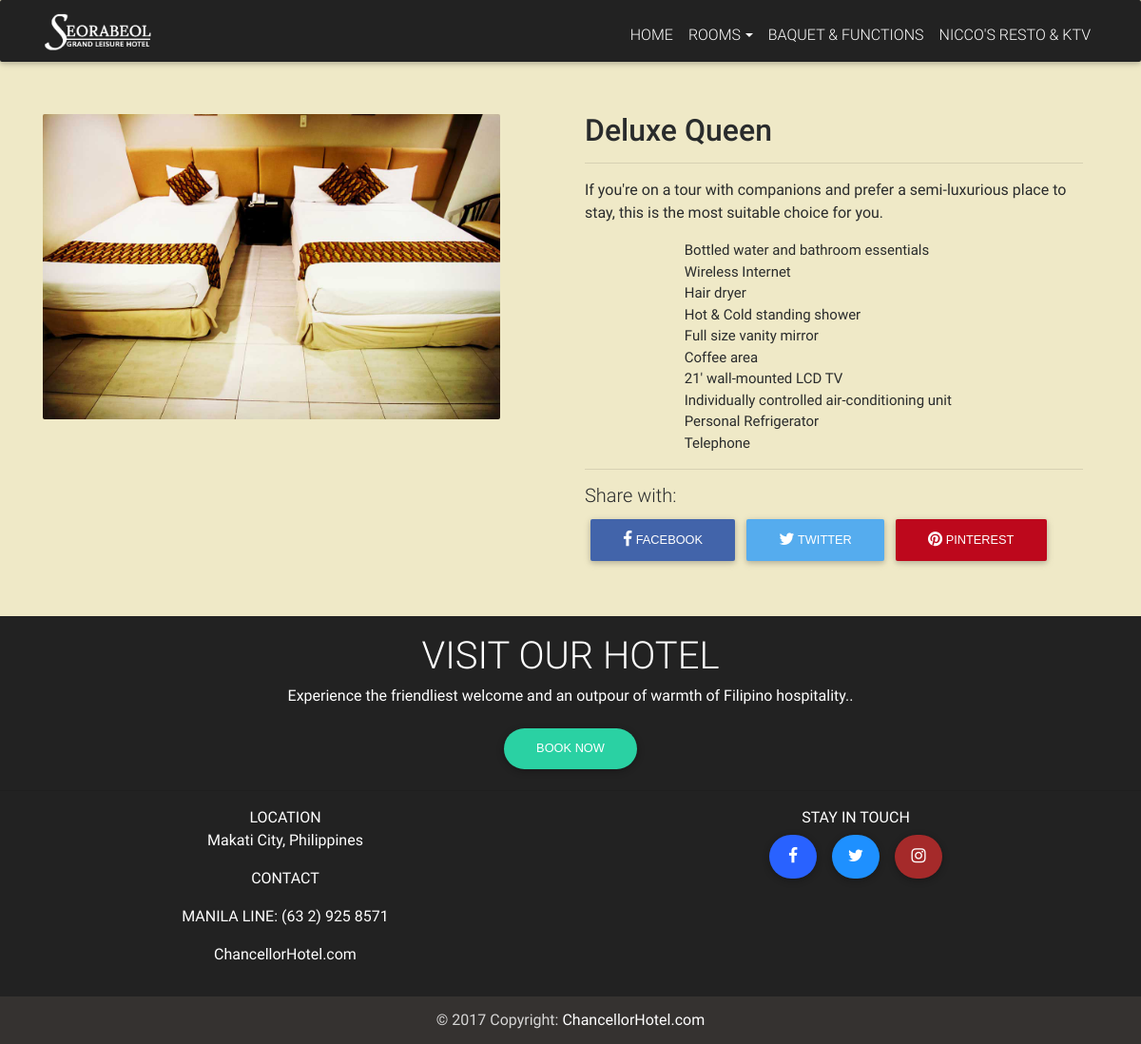
Page /include/php/view_rooms.php?id=2 on the committed database.
### tables this page shows
CREATE TABLE `accomodation` (
  `room_id` int(11) NOT NULL,
  `room_type` varchar(1000) NOT NULL,
  `room_image` varchar(1000) NOT NULL,
  `room-price` varchar(1000) NOT NULL,
  `room-content` varchar(1500) NOT NULL,
  `room_adult` int(3) NOT NULL,
  `room_child` int(3) NOT NULL,
  `room_availability` varchar(11) NOT NULL
);

CREATE TABLE `accomodation_features` (
  `room_list_item` int(11) NOT NULL,
  `room_list1` varchar(500) NOT NULL,
  `room_list2` varchar(500) NOT NULL,
  `room_list3` varchar(500) NOT NULL,
  `room_list4` varchar(500) NOT NULL,
  `room_list5` varchar(500) NOT NULL,
  `room_list6` varchar(500) NOT NULL,
  `room_list7` varchar(500) NOT NULL,
  `room_list8` varchar(500) NOT NULL,
  `room_list9` varchar(500) NOT NULL,
  `room_list10` varchar(500) NOT NULL,
  `room_list11` varchar(500) NOT NULL,
  `room_list12` varchar(500) NOT NULL,
  `room_list13` varchar(500) NOT NULL
);

### include/php/view_rooms.php (the view, shortened to what this page needs)
<?php
require "connection.php";
?>
<!DOCTYPE html>
<html lang="en">
<head>
  <link rel="stylesheet" href="https://maxcdn.bootstrapcdn.com/font-awesome/4.6.0/css/font-awesome.min.css">
  <link href="../../asset/css/bootstrap.min.css" rel="stylesheet">
  <link href="../../asset/css/mdb.min.css" rel="stylesheet">
  <link href="../../asset/css/style.css" rel="stylesheet">
  <link href="../../asset/css/sweetalert.css" rel="stylesheet">
</head>
<body class="fixed-sn black-skin" style="background: #efe9c7">
  <nav class="navbar fixed-top navbar-toggleable-md navbar-dark scrolling-navbar" style="background-color:#222">
    <div class="container">
      <a class="navbar-brand" href="../../index.php">
        <img src="../../asset/img/hotel/logoreal2.png" style="width:50%;margin-top: 1%">
      </a>
      <div class="collapse navbar-collapse navbar-position" id="navbarNav" >
        <ul class="navbar-nav" style="margin-top:1%">
          <li class="nav-item"><a class="nav-link" href="../../index.php"> HOME <span class="sr-only">(current)</span></a></li>
          <li class="nav-item btn-group"><a class="nav-link dropdown-toggle" data-toggle="dropdown" aria-haspopup="true" aria-expanded="false" href="#" data-offset="100"> ROOMS</a>
            </li>
            <li class="nav-item"><a class="nav-link" href="">BAQUET & FUNCTIONS</a></li>
            <li class="nav-item"><a class="nav-link" href="">NICCO'S RESTO & KTV</a></li>
          </ul>
        </div>
      </div>
    </nav>
    <?php
    $id = $_GET['id'];
    $sql = "SELECT * FROM accomodation WHERE room_id = '$id'";
    $result = mysqli_query($db, $sql);
    while ($rows = mysqli_fetch_array($result))
    {
      ?>
      <div class="container margin-small-top" style="margin-top: 10%;margin-bottom: 3%">
        <div class="row">
          <div class="col-lg-6">
            <div style="padding-right: 1%">
              <img src="../../asset/img/hotel/<?php echo $rows[2]; ?>" style="width:90%" />
            </div>
          </div>
          <div class="col-lg-6">
            <h2 style="font-weight: 500"><?php echo $rows[1]?></h2>
            <div style="padding-right: 3%">
              <hr>
              <p><?php echo $rows[4] ?></p>
              <ul style="margin-left: 20%;font-size: 15px">
                <?php
                $list  = "SELECT * FROM accomodation_features WHERE room_list_item = '$id' ";
                $result_1 = mysqli_query($db, $list);
                while($list = mysqli_fetch_array($result_1))
                {
                  ?>
                  <li ><?php echo $list[2] ?></li>
                  <li><?php echo $list[3] ?></li>
                  <li><?php echo $list[4] ?></li>
                  <li><?php echo $list[5] ?></li>
                  <li><?php echo $list[6] ?></li>
                  <li><?php echo $list[7] ?></li>
                  <li><?php echo $list[8] ?></li>
                  <li><?php echo $list[9] ?></li>
                  <li><?php echo $list[10] ?></li>
                  <li><?php echo $list[11] ?></li>
                  <?php
                }
                ?>
              </ul>
              <hr>
              <div style="padding:0%">
                <h5>Share with:</h4>
                  <ul style="display: flex">
                    <li><button data-network="facebook"  class="btn st-custom-button"  style="background-color: #4264aa"><i class="fa fa-facebook"></i> Facebook</button></li>
                    <li><button data-network="twitter"  class="btn st-custom-button" style="background-color:#55ACEE"><i class="fa fa-twitter"></i> Twitter</button></li>
                    <li><button data-network="pinterest"  class="btn st-custom-button"" style="background-color: #bd081c"><i class="fa fa-pinterest"></i> Pinterest</button></li>
                  </ul>
                </div>
              </div>
            </div>
          </div>
        </div>
        <?php
      }
      ?>
      <footer class="page-footer center-on-small-only" style="background-color:#222">
        <div class="container-fluid wow fadeIn" data-wow-delay="0.6s">
          <div class="row">
            <div class="col-md-12" align="center">
              <h1 class="title">Visit Our Hotel</h1>
              <p>Experience the friendliest welcome and an outpour of warmth of Filipino hospitality..</p>
              <a href="../accomodation.php"><button class="btn" style="background-color:#2AD1A3;border-radius:30px;">BOOK NOW</button></a>
            </div>
          </div>
        </div>
        <hr>
        <div align="center" class="wow fadeIn" data-wow-delay="0.6s">
          <ul style="display:flex;">
            <div class="col-lg-6">
              <li>LOCATION</li>
              <p>Makati City, Philippines</p>
              <p>CONTACT</p>
              <p>MANILA LINE: (63 2) 925 8571</p>
              <p>ChancellorHotel.com</p>
            </div>
            <div class="col-lg-6">
              <li>STAY IN TOUCH</li>
              <button class="btn" style="background-color:#2962ff;border-radius:100px;padding:15px;width:50px;"><i class="fa fa-facebook prefix"></i></button>
              <button class="btn" style="background-color:dodgerblue;border-radius:100px;padding:15px;width:50px;"><i class="fa fa-twitter prefix"></i></button>
              <button class="btn" style="background-color:brown;border-radius:100px;padding:15px;width:50px;"><i class="fa fa-instagram prefix"></i></button>
            </div>
          </ul>
        </div>
        <div class="footer-copyright" style="background-color:#353230">
          <div class="container-fluid">
            © 2017 Copyright: <a href="https://ChancellorHotel.com"> ChancellorHotel.com </a>
          </div>
        </div>
      </footer>
    </body>
    </html>

### asset/css/style.css (style rules this page uses)
html, body, header, .view { height: 100%; }
body { font-style: "raleway"; }
.navbar { background-color: transparent; }
.scrolling-navbar { -webkit-transition: background .5s ease-in-out, padding .5s ease-in-out; -moz-transition: background .5s ease-in-out, padding .5s ease-in-out; transition: background .5s ease-in-out, padding .5s ease-in-out; }
.margin-small-top { margin-top: 30px; }

### rows in the picture
accomodation: room_image (picture), room_type "Deluxe Queen", value "If you're on a tour with companions and prefer a semi-luxurious place to stay, this is the most suitable choice for you."
accomodation_features: room_list2 "Bottled water and bathroom essentials", room_list3 "Wireless Internet", room_list4 "Hair dryer", room_list5 "Hot & Cold standing shower", room_list6 "Full size vanity mirror", room_list7 "Coffee area", room_list8 "21' wall-mounted LCD TV", room_list9 "Individually controlled air-conditioning unit", room_list10 "Personal Refrigerator", room_list11 "Telephone"
